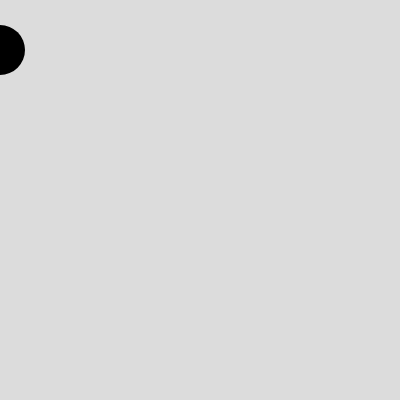
Frame 1 (no input)
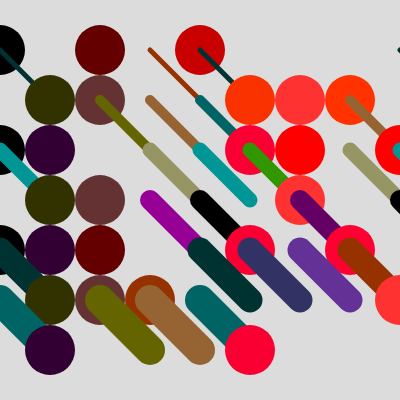
Frame 60 (no input)
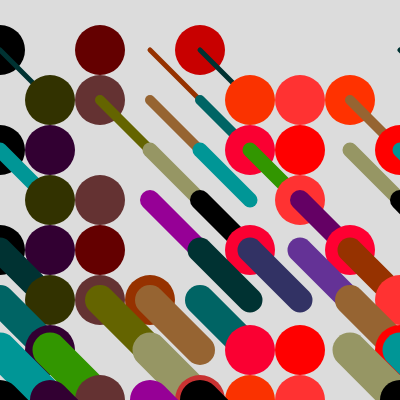
Frame 120 (the mouse pressed at the canvas centre since frame 60)

The p5.js sketch that drew these frames (run headless with seeded random() and noise() and a simulated clock; from frame 60 on, the mouse is pressed at the canvas centre):

// p5.js sketch
// ── sketch.js
let x = 0;
let y = 0;
let spacing =50;
//this makes less lines

function setup() {
  createCanvas(400, 400);
  background(220);

}

function draw() {
  stroke("green");
  strokeWeight(1);
  
  if (random(1)<0.5) {
    strokeWeight(y/10);
    stroke(x%200,y%200,(x+y)%200);
    line(x+0, y+0, x+spacing, y+spacing);
    //varies the strokeweight by the y position scaled down 10
  } else {
    fill(x,y%100,(x+y)%100)
    noStroke();
    ellipse(x+0, y+spacing, spacing, spacing);
    //changed the line function to ellipses
  }
  
  x+=spacing;
  
  if(x>width){
    y+=spacing;
    x=0;
  }

}

//answer to question 1:
//answer to question 2: 
